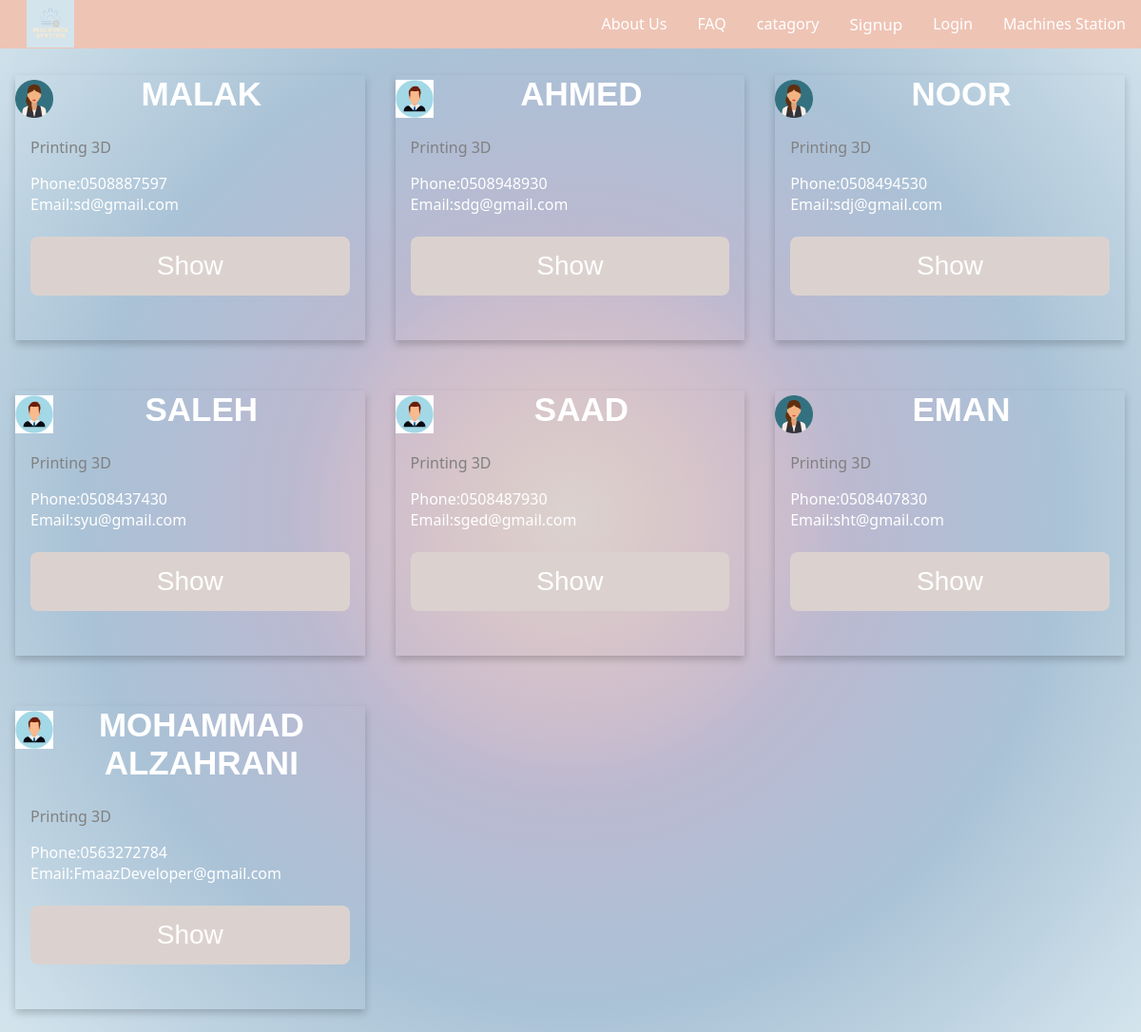
The page /service.php on the database as committed earlier.
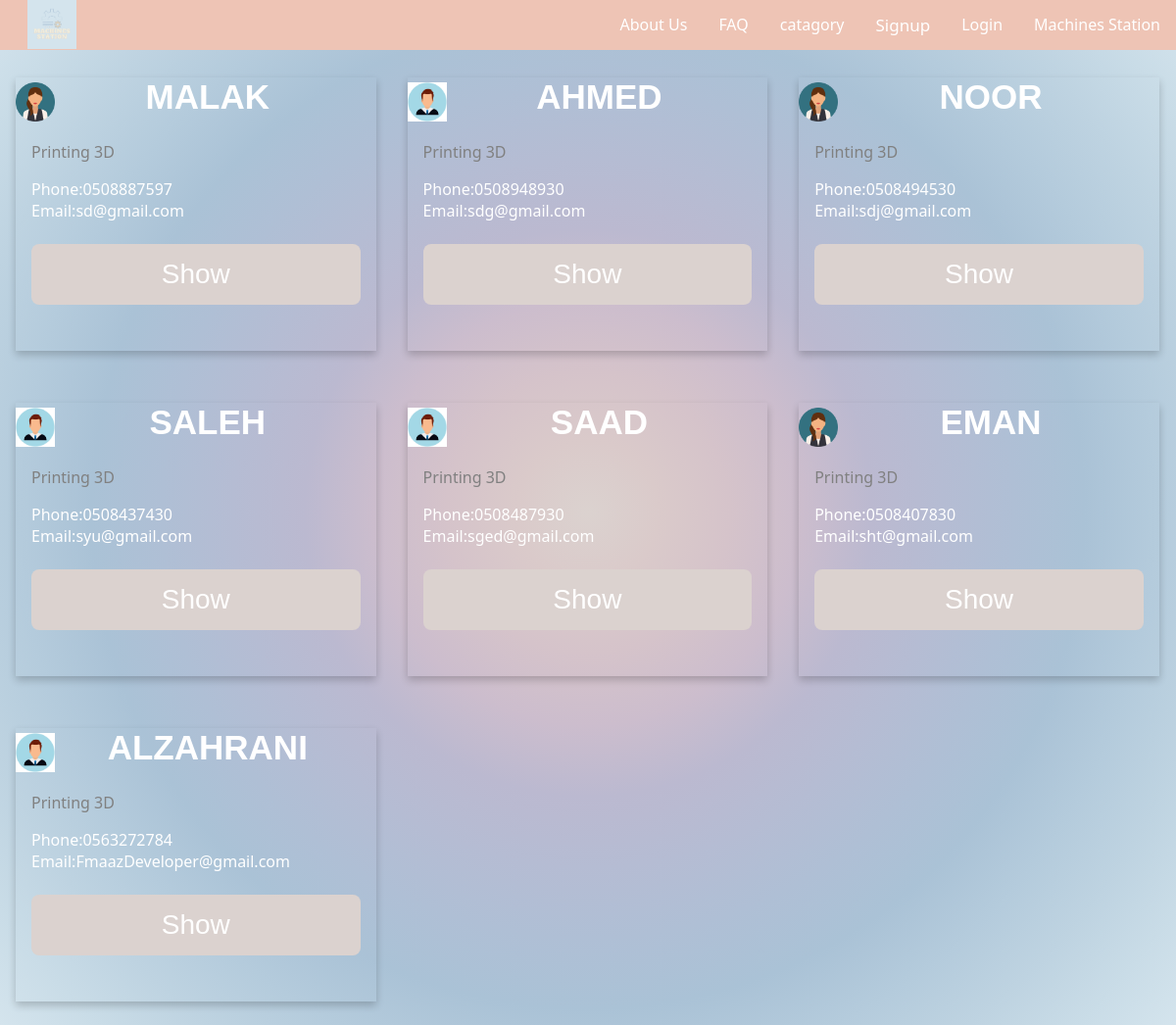
The same page on the database as committed later.
### tables this page shows
CREATE TABLE IF NOT EXISTS `provider_form` (
  `id` int NOT NULL AUTO_INCREMENT,
  `name` varchar(255) NOT NULL,
  `email` varchar(255) NOT NULL,
  `phone` varchar(255) NOT NULL,
  `major` varchar(255) DEFAULT NULL,
  `city` varchar(255) NOT NULL DEFAULT 'user',
  `password` varchar(255) NOT NULL,
  `quastion` varchar(255) DEFAULT NULL,
  `gender` varchar(255) NOT NULL DEFAULT 'user',
  `image` varchar(255) DEFAULT NULL,
  PRIMARY KEY (`id`)
);

### service.php (the view, shortened to what this page needs)
<html>
<head>
    <link rel="stylesheet" href="css/profile.css" type="text/css"/>
    <link rel="stylesheet" href="css/Aboutus.css">
    <link rel="stylesheet" href="css/style2.css">
    <?php require_once 'connect.php'; ?>
</head>
<body>
    <nav class="nav">
        <div class="nav-header">
    <div class="nav-links">
       <ul>
        <form action="connect.php" method="post">
        <a><img src="img/Machinestation.png" class="logo" href="index2.html"></a>
        <li><a href="index2.html" class="split">Machines Station</a></li>
        <li><a href="login.php">Login</a></li>
        <li><div class="dropdown">
            <button class="dropbtn">Signup
            </button>
          </li>
        <li><a href="catagory.html">catagory</a></li>
        <li><a href="FAQ.html">FAQ</a></li>
        <li><a href="About us.html">About Us</a></li>
        </form>
        </ul>
    </div>
</nav>
<?php
    $select = mysqli_query($conn, "SELECT * FROM provider_form");
    while($row = mysqli_fetch_assoc($select)){
?>
<div class="row">
    <div class="column">
      <div class="card">
        <?php
						if($row['gender'] == 'Male')
						echo '<img src="img/userman.jpg" class="pro-img" />';
						elseif($row['gender'] == 'Female')
						echo '<img src="img/userwomen.png" class="pro-img" />';
				?>
        <div class="container">
          <h2><?php echo $row['name']; ?></h2>
          <p class="title">Printing 3D</p>
          <p>Phone:<?php echo $row['phone']; ?>
            <br>
            Email:<?php echo $row['email']; ?>
          </p>
          <br>
          <form method="POST" action="rent.php">
          <p><button class="button" name="provider" value="<?php echo $row['id']; ?>">Show</button></p>
          </form>
      </div>
    </div>
</div>
<?php
};
?>
  </body>
  </html>

### css/profile.css (style rules this page uses)
body { margin:0px; padding: 0px; background-image: radial-gradient(circle, #dbd2cf, #dacaca, #d5c3ca, #ccbdcd, #bbb9d0, #b5bcd3, #afbfd5, #aac2d6, #b4cbdc, #bed3e1, #c9dce7, #d4e4ed); overflow: hidden; font-family: system-ui; }
.logo { margin: 0px; margin-left: 28px; font-weight: bold; color: white; margin-bottom: 30px; text-align: center; }
.pro-img { float: left; width: 40px; margin-top: 5px; }

### css/Aboutus.css (style rules this page uses)
body { margin: 0; }
html { box-sizing: border-box; }
*, *:before, *:after { box-sizing: inherit; }
.column { float: left; width: 33.3%; margin-bottom: 16px; padding: 0 8px; }
.card { box-shadow: 0 4px 8px 0 rgba(0, 0, 0, 0.2); margin: 8px; }
.container { padding: 0 16px; }
.container::after, .row::after { content: ""; clear: both; display: table; }
.title { color: grey; }
.button { border: none; outline: 0; display: inline-block; padding: 8px; color: white; background-color: #000; text-align: center; cursor: pointer; width: 100%; }

### css/style2.css (style rules this page uses)
body { height: 100vh; position: relative; background-image: radial-gradient(circle, #dbd2cf, #dacaca, #d5c3ca, #ccbdcd, #bbb9d0, #b5bcd3, #afbfd5, #aac2d6, #b4cbdc, #bed3e1, #c9dce7, #d4e4ed); color: white; }
.nav { height: 50px; width: 100%; background-color: #eec4b5; position: relative; }
.logo { position: absolute; width: 50px; height: 50px; margin-right:auto ; }
.button { background-color: #DBD2CF; border: none; color: white; padding: 15px 32px; text-align: center; text-decoration: none; display: inline-block; align-items: center; font-size: 16px; border-radius: 8px; font-size: 28px; transition-duration: 0.4s; margin: 0; top: 50%; transform: translateY(-50%); transform: translateY(-50%); }
ul { list-style-type: none; margin: 0; padding: 0; overflow: hidden; background-color: #eec4b5; }
li { float: right; }
li a { display: block; color: white; text-align: center; padding: 14px 16px; text-decoration: none; }
.dropdown { float: left; overflow: hidden; }
.dropdown .dropbtn { font-size: 17px; border: none; outline: none; color: white; padding: 14px 16px; background-color: inherit; font-family: inherit; margin: 0; }
.container h2 { text-align: center; text-transform: uppercase; font-size: 35px; margin-bottom: 25px; font-family: 'Lucida Sans', 'Lucida Sans Regular', 'Lucida Grande', 'Lucida Sans Unicode', Geneva, Verdana, sans-serif; }

Rows that differ between the two databases and show on the page:
removed provider_form: name "MOHAMMAD ALZAHRANI", phone "0563272784", email "FmaazDeveloper@gmail.com", $row['id'] 28 (drawn)
added provider_form: name "ALZAHRANI", phone "0563272784", email "FmaazDeveloper@gmail.com", $row['id'] 30 (drawn)
